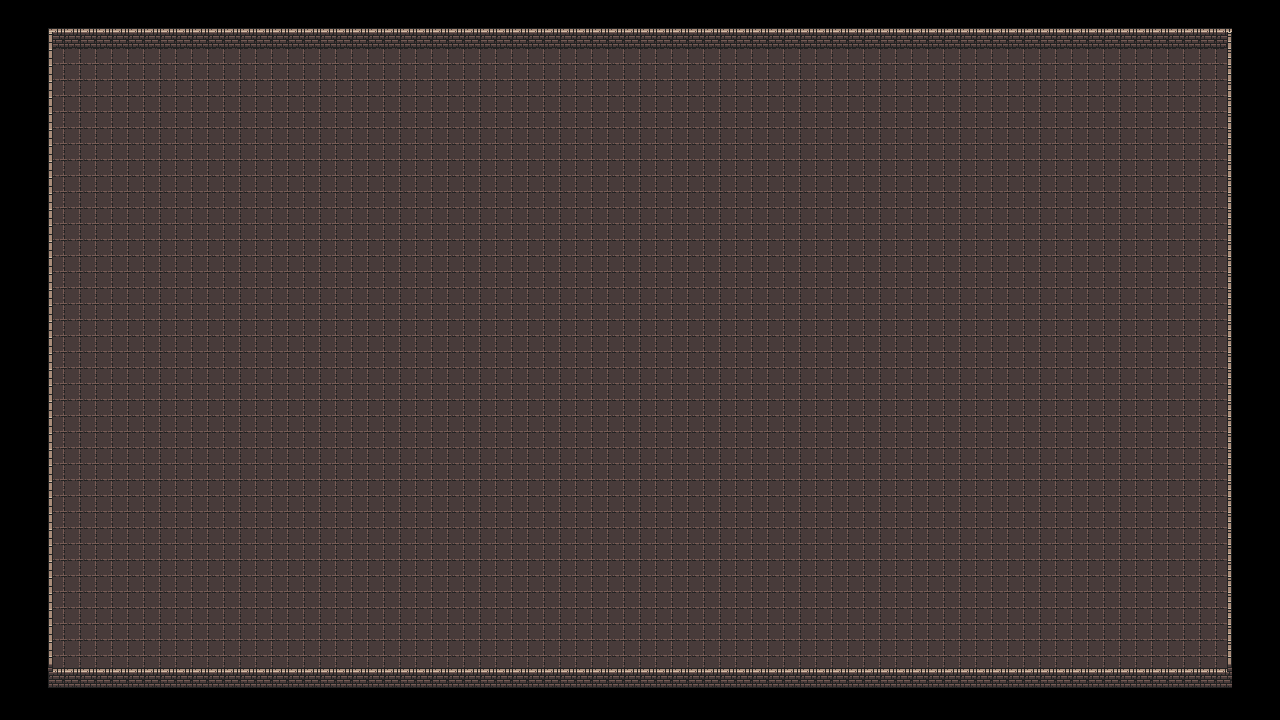

Rendered tile map (Tiled .tmx) drawn with the repository's tilesets; below, a short description and the map source with its tile grids summarised:
An orthogonal 80x45 tile map with 16x16 px tiles, 4 tile layers (ground, Walls, Top Walls, Corner).

<map version="1.10" tiledversion="1.10.2" orientation="orthogonal" renderorder="right-down" width="80" height="45" tilewidth="16" tileheight="16" infinite="0" nextlayerid="6" nextobjectid="1">
 <tileset firstgid="1" source="map.tsx" />
 <layer id="1" name="ground" width="80" height="45">
  <data>[3600 cells, 2886 non-empty, 1 distinct tile ids]</data>
 </layer>
 <layer id="2" name="Walls" width="80" height="45">
  <data>[3600 cells, 148 non-empty, 1 distinct tile ids]</data>
 </layer>
 <layer id="4" name="Top Walls" width="80" height="45">
  <data>[3600 cells, 226 non-empty, 3 distinct tile ids]</data>
 </layer>
 <layer id="5" name="Corner" width="80" height="45">
  <data>[3600 cells, 80 non-empty, 4 distinct tile ids]</data>
 </layer>
 <objectgroup id="3" />
</map>
